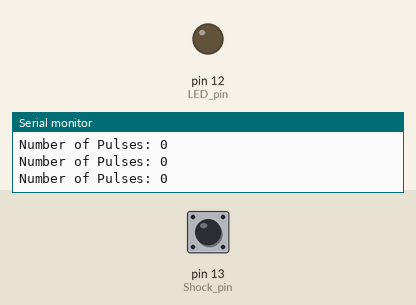
A sketch run on a simulated Arduino Uno, built with avr-gcc and run on an emulated ATmega328P. Shown: output pins drawn as LEDs (lit = HIGH), the last lines printed to the serial monitor. The test bench sets the inputs (shaded band); at power-on: pin 13 (Shock_pin) HIGH.

Above: at 1.2 s.
1.3 s: pin 13 (Shock_pin) pulled LOW for 0.15 s
4.4 s: pin 13 (Shock_pin) pulled LOW for 0.15 s
7.5 s: pin 13 (Shock_pin) pulled LOW for 0.15 s
At 8.8 s:
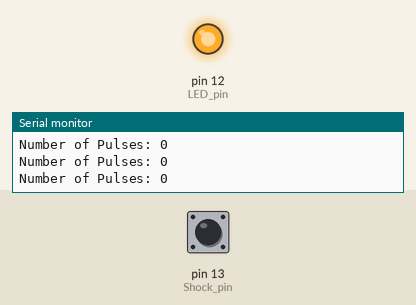
9.1 s: pin 13 (Shock_pin) pulsed LOW 2 times (0.12 s each, 0.3 s apart)
At 10.7 s:
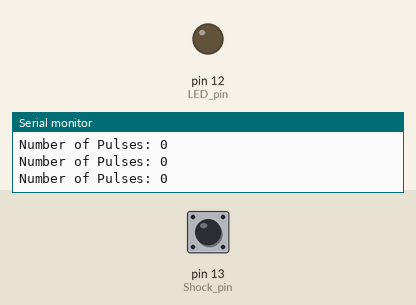
12.7 s: pin 13 (Shock_pin) pulled LOW for 1 s
At 14.3 s:
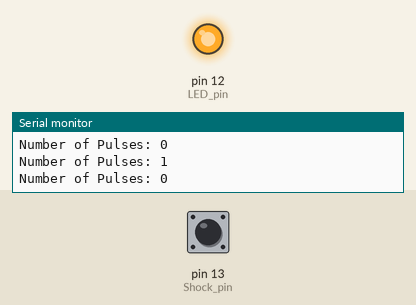
15.2 s: pin 13 (Shock_pin) pulled LOW for 3.2 s
At 19.1 s:
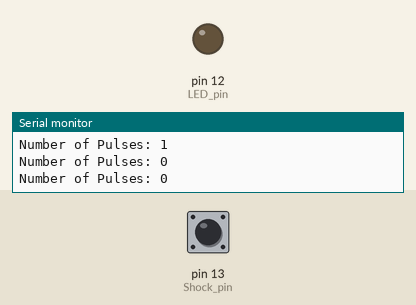
Timing chart, 0 to 20.6 s (numbered marks = the images above; inputs shaded):
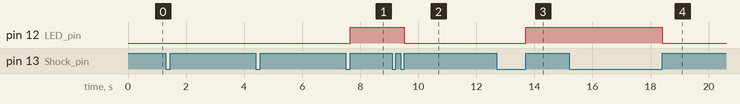

Measured:
- after the input at 7.5 s, pin 12 (LED_pin): LOW → HIGH after 0.15 s
- after the input at 9.1 s, pin 12 (LED_pin): HIGH → LOW after 0.42 s
- after the input at 12.7 s, pin 12 (LED_pin): LOW → HIGH after 1.0 s
- after the input at 15.2 s, pin 12 (LED_pin): HIGH → LOW after 3.2 s

The sketch:

7_project_shock_sensor_uno.ino
```cpp
int Shock_pin = 13;
int LED_pin = 12;

unsigned long Pulse_Time = 150;
int Pulse_Count = 0;

bool Current_State = 0;
bool Previous_State = 0;

void State_Detector(bool Current, bool Previous)
{
  if(Current != Previous)
  {
    digitalWrite(LED_pin, Current);
    delay(300);
  }
}

void Shock_Sensor_analyzer()
{
  Pulse_Count = 0;

  unsigned long Start_Time = millis();

  while(millis() - Start_Time <= Pulse_Time)
  {
    if(digitalRead(Shock_pin) == LOW)
    {
      Pulse_Count = Pulse_Count + 1;
    }

    while(digitalRead(Shock_pin) == LOW);
  }

  Serial.print("Number of Pulses: "); Serial.println(Pulse_Count);

  if(Pulse_Count >= 1)
  {
    Current_State = !Previous_State;
    State_Detector(Current_State, Previous_State);
  }

  Previous_State = Current_State;
}

void setup()
{
  pinMode(Shock_pin, INPUT_PULLUP);
  pinMode(LED_pin, OUTPUT);
  Serial.begin(9600);
}

void loop()
{
  Shock_Sensor_analyzer();
}
```
